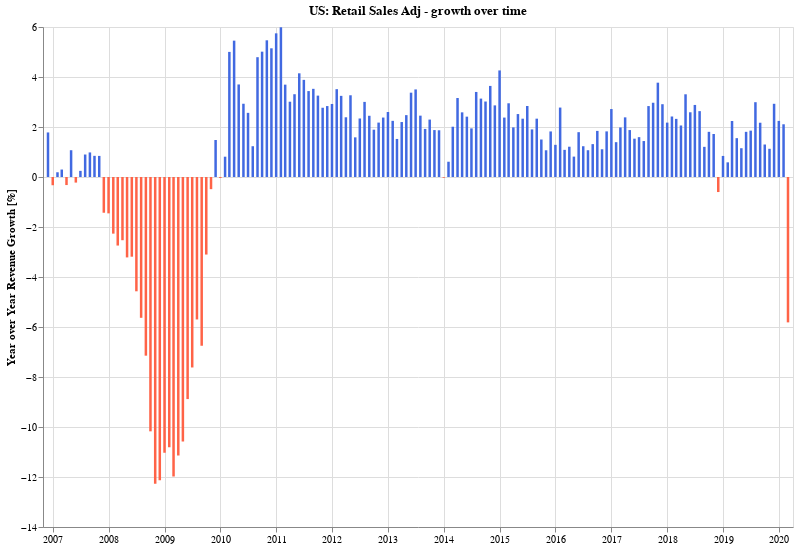

This figure's notebook cell:
### Markdown cell above
### What is the *growth* trend for retail sales when adjusted for inflation (CPI)?

### Code cell
df_adj = tmp['Total-adj'].reset_index().copy()
df_adj.columns = ['dt', 'Retail Sales Adj']
df_adj = df_adj.groupby('dt').agg('mean').reset_index()

doYoYChartFor('Retail Sales Adj', df_adj.set_index('dt'))

### Figure 1 — Vega-Lite specification as saved in the notebook (floating-point values rounded to 4 significant figures; data arrays with more than 128 entries replaced by an {"elided": "..."} marker saying what was removed)
{"config": {"view": {"continuousWidth": 400, "continuousHeight": 300}}, "data": {"name": "data-519d6dde9e5dfa49fad0a6ea7885f3f3"}, "mark": {"type": "bar", "size": 2.5}, "encoding": {"color": {"condition": {"value": "tomato", "test": "datum['Retail Sales Adj'] < 0"}, "value": "royalblue"}, "tooltip": [{"type": "temporal", "field": "dt"}, {"type": "quantitative", "field": "Retail Sales Adj", "format": ",.02f", "title": "YoY Change [%]"}], "x": {"type": "temporal", "axis": {"title": ""}, "field": "dt"}, "y": {"type": "quantitative", "axis": {"title": "Year over Year Revenue Growth [%]"}, "field": "Retail Sales Adj"}}, "height": 500, "title": "US: Retail Sales Adj - growth over time", "width": 750, "$schema": "https://vega.github.io/schema/vega-lite/v4.0.2.json", "datasets": {"data-519d6dde9e5dfa49fad0a6ea7885f3f3": {"elided": "160 records"}}}
